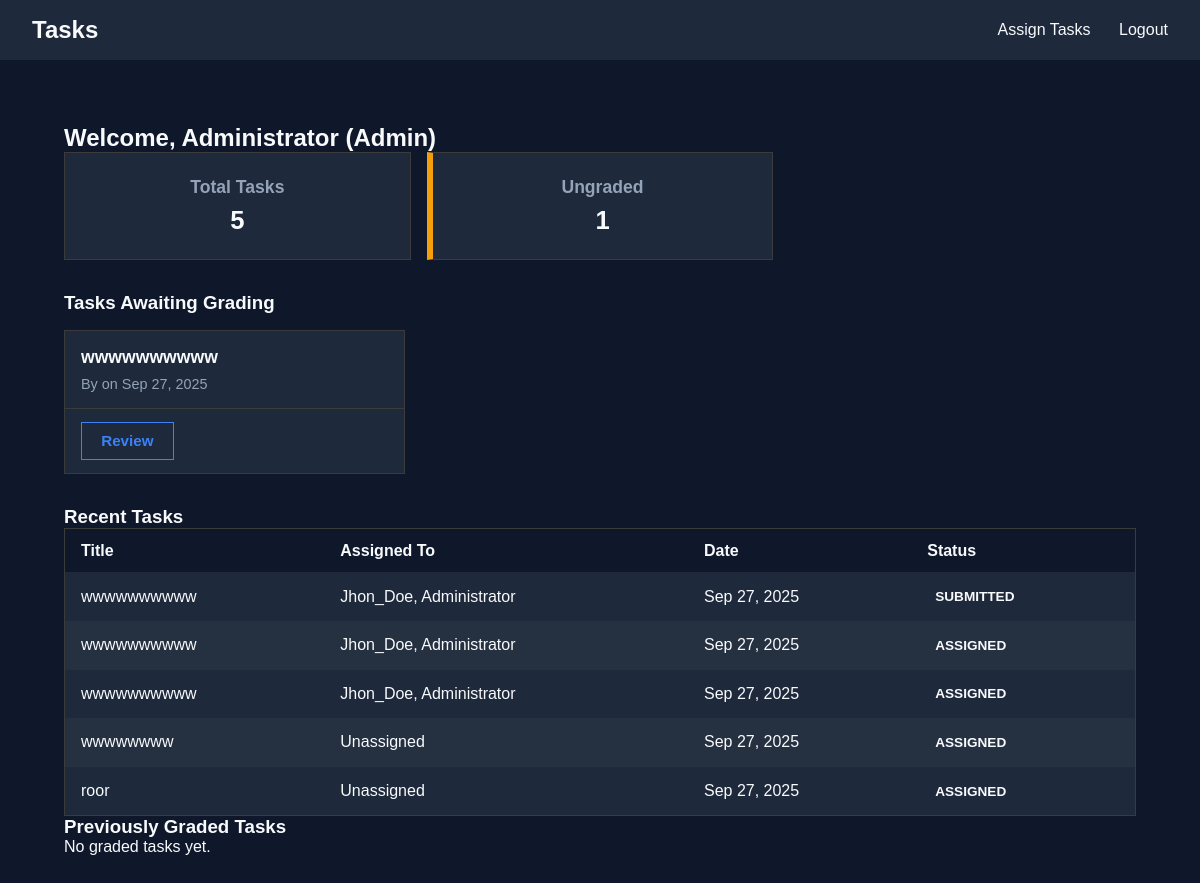
The page /dashboard/admin/ (signed in) on the database its author committed.
### repo/models.py (models this page shows, shortened)
class Tasks(models.Model):
    STATUS_CHOICES = [
        ("assigned", "Assigned"),
        ("in_progress", "In Progress"),
        ("submitted", "Submitted"),
        ("graded", "Graded"),
        ("rejected", "Rejected"),
    ]
    title = models.CharField(max_length=255)
    description = models.TextField(blank=True)
    assigned_to = models.ManyToManyField(User,related_name="tasks")
    status = models.CharField(max_length=20, choices=STATUS_CHOICES, default="assigned")
    file = models.FileField(upload_to="submissions/", blank=True, null=True)
    grade = models.IntegerField(default=0, blank=True)
    created_at = models.DateTimeField(auto_now_add=True)
    updated_at = models.DateTimeField(auto_now=True)

### dashboard/views.py (the view)
# urls.py: path("admin/", views.admin_dashboard, name="admin_dashboard"),
@user_passes_test(staff_check, login_url="signin")
def admin_dashboard(request):
    total_tasks = Tasks.objects.count()
    ungraded_tasks = Tasks.objects.filter(status="submitted").order_by("-created_at")
    graded_tasks = Tasks.objects.filter(status="graded")  # 👈 add this
    context = {
        "user": request.user,
        "total_tasks": total_tasks,
        "ungraded_count": ungraded_tasks.count(),
        "ungraded_tasks": ungraded_tasks[:10],  # show 10 recent ungraded
        "graded_tasks": graded_tasks,
        "recent_tasks": Tasks.objects.order_by("-created_at")[:10],
    }
    return render(request, "dashboard/admin_dashboard.html", context)

### dashboard/views.py (called while the page is built)
def staff_check(user):
    return user.is_authenticated and user.is_staff

### templates/dashboard/admin_dashboard.html (shortened to what this page needs)
{% extends "base.html" %}
{% load static %}
{% block extra_css %}
<link rel="stylesheet" href="{% static 'css/admin_dashboard.css' %}">
{% endblock %}
{% block navbar %}
<a href="{% url 'create_task' %}">Assign Tasks</a>
<a href="{% url 'signout' %}">Logout</a>
{% endblock %}
{% block content %}
<div class="dashboard-container">
    <h2>Welcome, {{ user.username }} (Admin)</h2>
    <section class="stats">
        <div class="stat-card">
            <h4>Total Tasks</h4>
            <p>{{ total_tasks }}</p>
        </div>
        <div class="stat-card pending">
            <h4>Ungraded</h4>
            <p>{{ ungraded_count }}</p>
        </div>
    </section>
    <section class="pending-section">
        <h3>Tasks Awaiting Grading</h3>
        <div class="results-grid">
            {% for task in ungraded_tasks %}
            <div class="result-card">
                <div class="result-info">
                    <h5>{{ task.title }}</h5>
                    <p>By <strong>{{ task.user.username }}</strong> on {{ task.created_at|date:"M d, Y" }}</p>
                </div>
                <div class="result-actions">
                    <a href="{% url 'review_task' task.id %}" class="btn secondary">Review</a>
                </div>
            </div>
            {% empty %}
            <p>No tasks awaiting grading.</p>
            {% endfor %}
        </div>
    </section>
    <section class="recent-section">
        <h3>Recent Tasks</h3>
        <table class="styled-table">
            <thead>
                <tr>
                    <th>Title</th>
                    <th>Assigned To</th>
                    <th>Date</th>
                    <th>Status</th>
                </tr>
            </thead>
            <tbody>
                {% for task in recent_tasks %}
                <tr>
                    <td>{{ task.title }}</td>
                    <td>
                        {% for user in task.assigned_to.all %}
                        {{ user.username }}{% if not forloop.last %}, {% endif %}
                        {% empty %}
                        Unassigned
                        {% endfor %}
                    </td>
                    <td>{{ task.created_at|date:"M d, Y" }}</td>
                    <td><span class="status {{ task.status }}">{{ task.status|capfirst }}</span></td>
                </tr>
                {% empty %}
                <tr>
                    <td colspan="4">No tasks yet.</td>
                </tr>
                {% endfor %}
            </tbody>
        </table>
    </section>
    <section class="graded-section">
        <h3>Previously Graded Tasks</h3>
        <div class="results-grid">
            {% for task in graded_tasks %}
            <div class="result-card">
                <div class="result-info">
                    <h5>{{ task.title }}</h5>
                    <p>By
                        {% for user in task.assigned_to.all %}
                        {{ user.username }}{% if not forloop.last %}, {% endif %}
                        {% empty %}
                        Unassigned
                        {% endfor %}
                    </p>
                    <p>Graded: {{ task.grade }}</p>
                    <p>On {{ task.updated_at|date:"M d, Y" }}</p>
                </div>
                <div class="result-actions">
                    <a href="{% url 'review_task' task.id %}" class="btn secondary">Re-Review</a>
                </div>
            </div>
            {% empty %}
            <p>No graded tasks yet.</p>
            {% endfor %}
        </div>
    </section>
</div>
{% endblock %}

### templates/base.html (shortened to what this page needs)
<!DOCTYPE html>
<html lang="en">
<head>
    {% load static %}
    <link rel="stylesheet" href="{% static 'css/base.css' %}">
    {% block extra_css %}{% endblock %}
</head>
<body>
    <header class="navbar">
        <div class="nav-container">
            <h1 class="logo">{% block logo %} Tasks {% endblock %}</h1>
            <nav>
                {% block navbar %}
                {% endblock %}
            </nav>
        </div>
    </header>
    <main class="page-container">
        {% block content %}{% endblock %}
    </main>
</body>
</html>

### static/css/base.css (style rules this page uses)
:root { --primary-bg: #0f172a; --secondary-bg: #1e293b; --accent: #3b82f6; --text: #f8fafc; --subtext: #94a3b8; --hover: #60a5fa; --text-primary: var(--text); --subtext-color: var(--subtext); --form-bg: var(--secondary-bg); --form-border: #3b3b3b; --form-input-bg: var(--primary-bg); --form-input-border: #555; --form-input-focus: var(--accent); --form-padding: 2rem; --form-radius: 0px; --btn-padding: 0.85rem 1.5rem; --btn-font-size: 1rem; --btn-radius: 0px; --btn-transition: 0.2s ease; }
* { box-sizing: border-box; margin: 0; padding: 0; }
body, html { font-family: Arial, sans-serif; height: 100%; background: var(--primary-bg); color: var(--text); }
.navbar { background: var(--secondary-bg); color: var(--text); padding: 1rem 2rem; position: sticky; top: 0; z-index: 1000; }
.nav-container { max-width: 1200px; margin: 0 auto; display: flex; justify-content: space-between; align-items: center; }
.logo { font-size: 1.5rem; font-weight: bold; }
nav a { color: var(--text); text-decoration: none; margin-left: 1.5rem; font-weight: 500; transition: color 0.2s ease; }
.page-container { min-height: calc(100vh - 70px); padding: 2rem; max-width: 1200px; margin: 0 auto; }
.button-primary, .btn, .auth-form button { background: var(--accent); color: var(--text); border: 1px solid var(--accent); }

### static/css/admin_dashboard.css (style rules this page uses)
.dashboard-container { max-width: 1200px; margin: 0 auto; padding: 2rem; }
.stats { display: grid; grid-template-columns: repeat(3, 1fr); gap: 1rem; margin-bottom: 2rem; }
.stat-card { background: var(--secondary-bg); border: 1px solid var(--form-border); border-radius: 0px; padding: 1.5rem; text-align: center; transition: transform 0.2s ease-in-out; }
.stat-card h4 { margin-bottom: 0.5rem; font-size: 1.1rem; color: var(--subtext); }
.stat-card p { font-size: 1.6rem; font-weight: 700; color: var(--text); }
.stat-card.pending { border-left: 6px solid #f59e0b; }
.pending-section h3 { margin-bottom: 1rem; }
.results-grid { display: grid; grid-template-columns: repeat(auto-fill, minmax(260px, 1fr)); gap: 1.5rem; margin-bottom: 2rem; }
.result-card { background: var(--secondary-bg); border: 1px solid var(--form-border); border-radius: 0px; overflow: hidden; display: flex; flex-direction: column; transition: transform 0.2s ease; }
.result-info { padding: 1rem; }
.result-info h5 { margin: 0 0 0.5rem; font-size: 1.1rem; color: var(--text); }
.result-info p { font-size: 0.9rem; color: var(--subtext); }
.result-actions { display: flex; justify-content: space-between; padding: 0.8rem 1rem; border-top: 1px solid var(--form-border); gap: 0.8rem; }
.result-actions .btn { text-decoration: none; padding: 0.6rem 1.2rem; border-radius: 0px; font-size: 0.95rem; font-weight: 600; color: var(--text); transition: background 0.2s ease, color 0.2s ease; border: 1px solid transparent; }
.result-actions .btn.secondary { background: var(--secondary-bg); color: var(--accent); border-color: var(--accent); }
.recent-section { margin-top: 2rem; }
.styled-table { width: 100%; border-collapse: collapse; background: var(--secondary-bg); border: 1px solid var(--form-border); }
.styled-table th, .styled-table td { padding: 0.8rem 1rem; text-align: left; }
.styled-table th { background: var(--primary-bg); font-weight: 600; color: var(--text); }
.styled-table tbody tr:nth-child(even) { background: rgba(255, 255, 255, 0.03); }
.status { display: inline-block; padding: 0.25rem 0.5rem; border-radius: 0px; font-size: 0.85rem; font-weight: 600; text-transform: uppercase; }

### rows shown on the page
Tasks: title "wwwwwwwwww", created_at "Sep 27, 2025", status "SUBMITTED"
Tasks: title "wwwwwwwwww", created_at "Sep 27, 2025", status "ASSIGNED"
Tasks: title "wwwwwwwwww", created_at "Sep 27, 2025", status "ASSIGNED"
Tasks: title "wwwwwwww", created_at "Sep 27, 2025", status "ASSIGNED"
Tasks: title "roor", created_at "Sep 27, 2025", status "ASSIGNED"

### other values the page prints
{{ user.username }} "Administrator"
{{ total_tasks }} "5"
{{ ungraded_count }} "1"
{{ user.username }} "Jhon_Doe"
